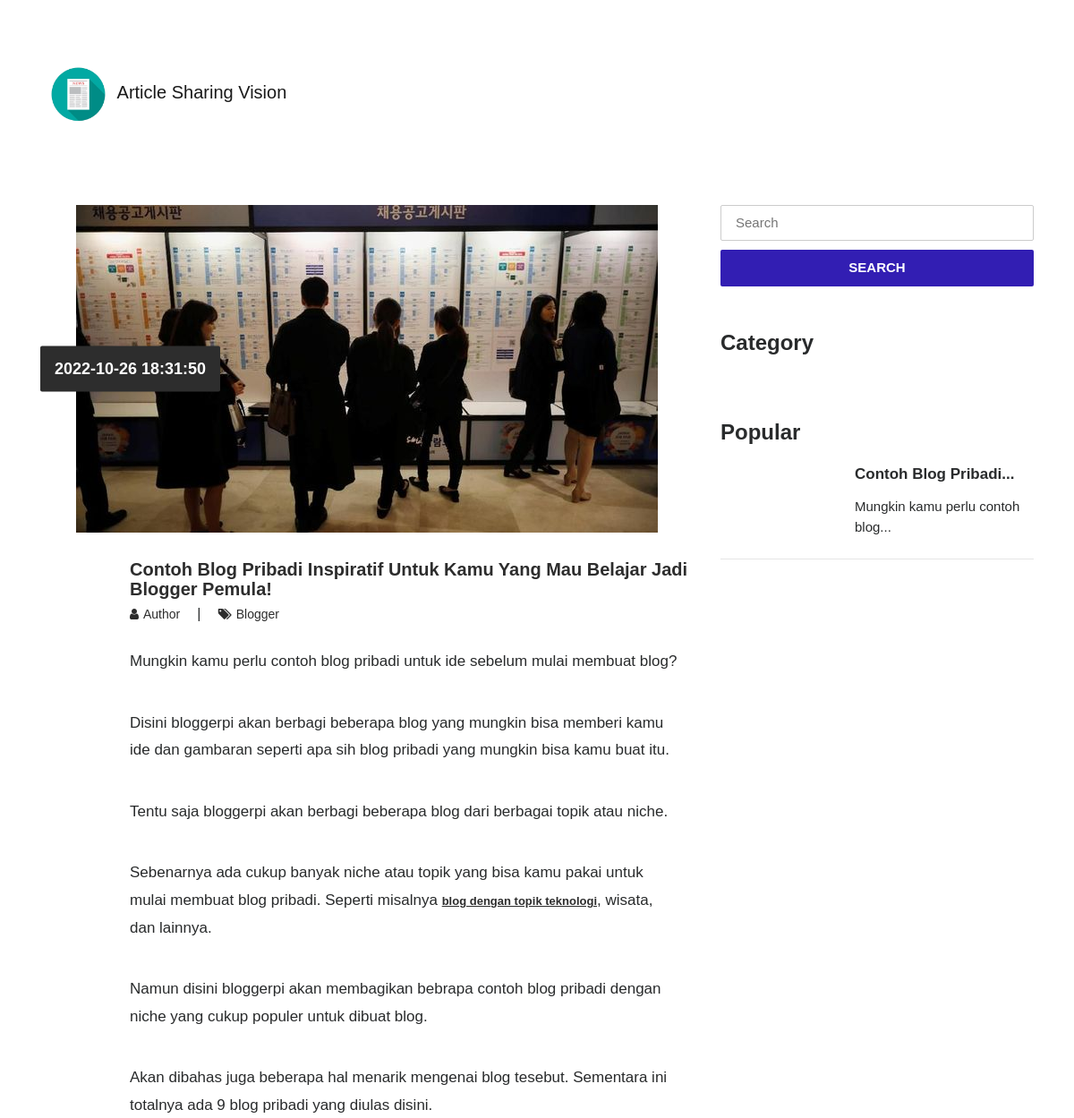
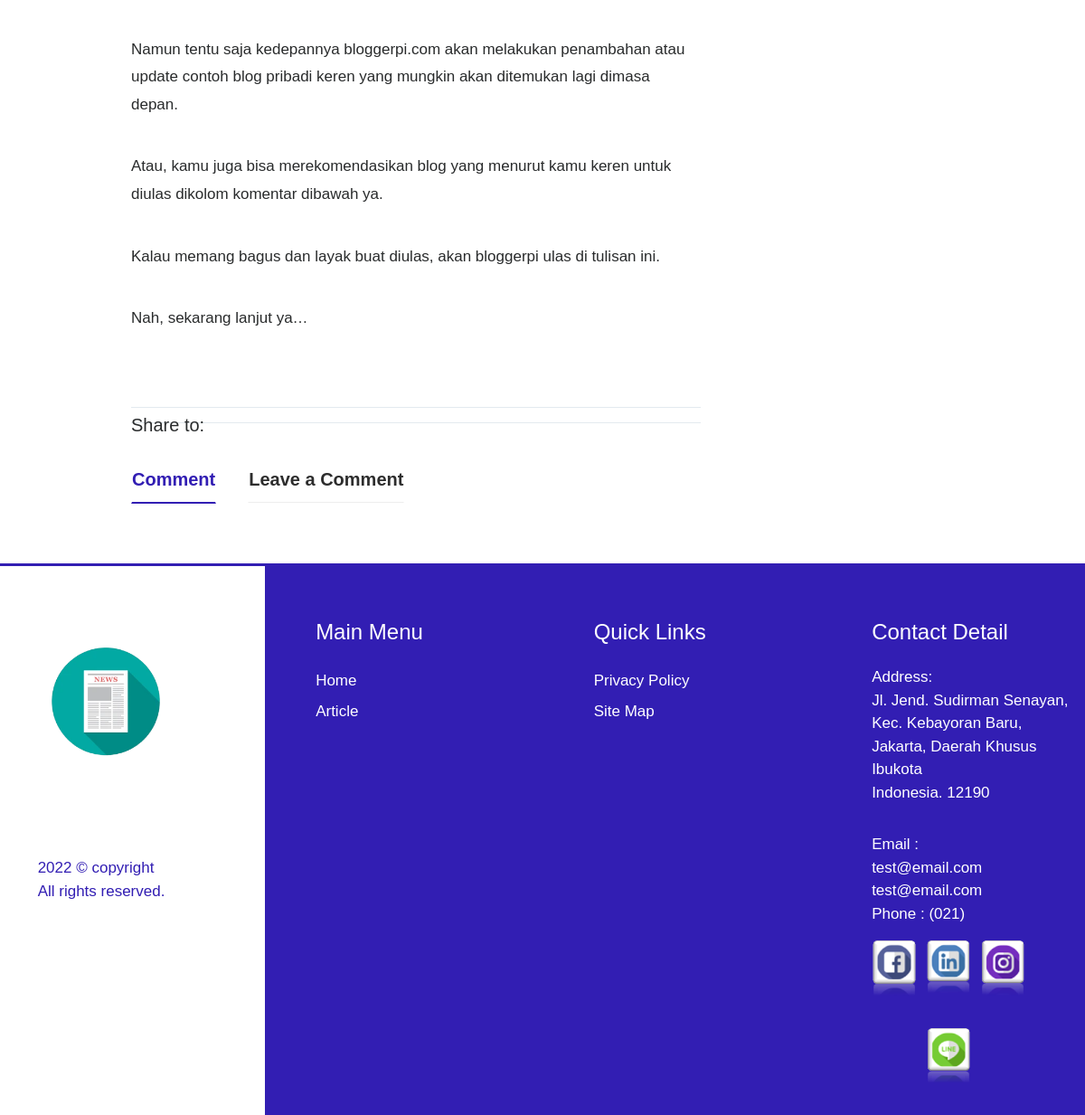
Screenshot of /blog/detail/4 with the database file from the repository (2 pictures, top to bottom).
### tables this page shows
CREATE TABLE `posts` (
  `id` int(11) NOT NULL AUTO_INCREMENT,
  `title` varchar(200) DEFAULT NULL,
  `content` text,
  `category` varchar(100) DEFAULT NULL,
  `created_date` timestamp NOT NULL DEFAULT CURRENT_TIMESTAMP,
  `update_date` timestamp NOT NULL DEFAULT '0000-00-00 00:00:00' ON UPDATE CURRENT_TIMESTAMP,
  `status` varchar(100) DEFAULT NULL COMMENT 'Publish | Draft | Thrash',
  PRIMARY KEY (`id`)
);

### application/controllers/Blog.php (called while the page is built, shortened)
<?php
class Blog extends CI_Controller{
	function __construct(){
		$this->load->model('m_tulisan');
	}
	function detail($slugs){
		$slug=htmlspecialchars($slugs,ENT_QUOTES);
		$query = $this->db->get_where('posts', array('id' => $slug));
		if($query->num_rows() > 0){
			$b=$query->row_array();
			$kode=$b['id'];
			$data=$this->m_tulisan->get_berita_by_kode($kode);
			$row=$data->row_array();
			$x['id']=$row['id'];
			$x['title']=$row['title'];
			$x['blog'] =$row['content'];
			$x['tanggal']=$row['created_date'];
			$x['kategori']=$row['category'];
			$x['slug']=$row['title'];
			$x['populer']=$this->db->query("SELECT * FROM posts ORDER BY id DESC LIMIT 5");
			$this->load->view('fe/v_blog_detail',$x);
		}else{
			redirect('fe/blog');
		}
	}
}

### index.php (called while the page is built, shortened)
<?php
require_once BASEPATH.'core/CodeIgniter.php';

### application/views/fe/v_blog_detail.php (the view, shortened to what this page needs)
<!DOCTYPE html>
<html lang="en">
<head>
    <?php
        function limit_words($string, $word_limit){
            $words = explode(" ",$string);
            return implode(" ",array_splice($words,0,$word_limit));
        }
    ?>
    <link rel="stylesheet" href="<?php echo base_url().'theme/css/bootstrap.min.css'?>">
    <link rel="stylesheet" href="<?php echo base_url().'theme/css/font-awesome.min.css'?>">
    <link rel="stylesheet" href="<?php echo base_url().'theme/css/simple-line-icons.css'?>">
    <link rel="stylesheet" href="<?php echo base_url().'theme/css/owl.carousel.min.css'?>">
    <link href="<?php echo base_url().'theme/css/style.css'?>" rel="stylesheet">
    <link href="<?php echo base_url().'theme/css/jssocials.css'?>" rel="stylesheet">
    <link href="<?php echo base_url().'theme/css/jssocials-theme-flat.css'?>" rel="stylesheet">
</head>
<body>
<section class="blog-wrap">
    <div class="container">
        <div class="row">
            <div class="col-md-8">
                <div class="blog-img_block">
                    <img src="<?php echo base_url().'assets/images/1ed0f6d2-83b1-4b96-90a5-c69cdb18de65_169.jpeg'?>" class="img-fluid" alt="blog-img">
                    <div class="blog-date">
                        <span><?php echo $tanggal;?></span>
                    </div>
                </div>
                <div class="blog-tiltle_block">
                    <h4><a href="<?php echo site_url('fe/blog/'.$slug);?>"><?php echo $title;?></a></h4>
                    <h6> <a href="#"><i class="fa fa-user" aria-hidden="true"></i><span>Author</span> </a>  |   <a href="#"><i class="fa fa-tags" aria-hidden="true"></i><span><?php echo $kategori;?></span></a></h6>
                    <?php echo $blog;?>
                </div>
                <div class="blog-tiltle_block">
                    <div class="blog-icons">
                        <div class="blog-share_block">
                          <div class="pull-left"><h5>Share to:</h5></div>
                        </div>
                    </div>
                    <ul class="nav nav-tabs blogpost-tab-wrap" role="tablist">
                        <li class="nav-item blogpost-nav-tab">
                            <a class="nav-link active" data-toggle="tab" href="#comments" role="tab">Comment</a>
                        </li>
                        <li class="nav-item blogpost-nav-tab">
                            <a class="nav-link" data-toggle="tab" href="#write-comment" role="tab">Leave a Comment</a>
                        </li>
                    </ul>
                    <div class="clearfix"></div>
                </div>
            </div>
            <div class="col-md-4">
              <form action="<?php echo site_url('fe/blog/search');?>" method="get">
                  <input type="text" name="keyword" placeholder="Search" class="blog-search" required>
                  <button type="submit" class="btn btn-warning btn-blogsearch">SEARCH</button>
              </form>
                <div class="blog-category_block">
                    <h3>Category</h3>
                </div>
                <div class="blog-featured_post">
                    <h3>Popular</h3>
                  <?php foreach ($populer->result() as $row) :?>
                    <div class="blog-featured-img_block">
                        <h5><a href="<?php echo site_url('blog/detail/'.$row->id);?>"><?php echo limit_words($row->title,3).'...';?></a></h5>
                        <p><?php echo limit_words($row->content,5).'...';?></p>
                    </div>
                    <hr>
                  <?php endforeach;?>
                </div>
            </div>
        </div>
    </div>
</section>
</body>
</html>

### rows the page displays
posts: created_date "2022-10-26 18:31:50", title "Contoh Blog Pribadi Inspiratif Untuk Kamu Yang Mau Belajar Jadi Blogger Pemula!", category "Blogger", content "Mungkin kamu perlu contoh blog pribadi untuk ide sebelum mulai membuat blog? Disini bloggerpi akan berbagi beberapa blog yang mungkin bisa memberi kamu ide dan gambaran seperti apa sih blog pribadi yang mungkin bisa kamu buat itu. Tentu saja bloggerpi akan berbagi beberapa blog dari berbagai topik atau niche. Sebenarnya ada cukup banyak niche atau topik yang bisa kamu pakai untuk mulai membuat blog pribadi. Seperti misalnya blog dengan topik teknologi , wisata, dan lainnya. Namun disini bloggerpi akan membagikan bebrapa contoh blog pribadi dengan niche yang cukup populer untuk dibuat blog. Akan dibahas juga beberapa hal menarik mengenai blog tesebut. Sementara ini totalnya ada 9 blog…", title "Contoh Blog Pribadi", content "Mungkin kamu perlu contoh blog"
